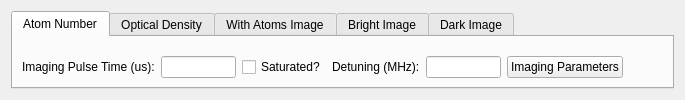
<?xml version="1.0" encoding="UTF-8"?>
<ui version="4.0">
 <class>AbsorptionViewWidget</class>
 <widget class="QWidget" name="AbsorptionViewWidget">
  <property name="windowTitle">
   <string>Form</string>
  </property>
  <layout class="QGridLayout" name="gridLayout">
   <item row="0" column="0">
    <widget class="QTabWidget" name="tabWidget">
     <property name="currentIndex">
      <number>0</number>
     </property>
     <widget class="QWidget" name="N_tab">
      <attribute name="title">
       <string>Atom Number</string>
      </attribute>
      <layout class="QGridLayout" name="gridLayout_2">
       <item row="0" column="0">
        <widget class="ImageViewEditor" name="N_view_editor" native="true">
         <property name="sizePolicy">
          <sizepolicy hsizetype="Preferred" vsizetype="Preferred">
           <horstretch>0</horstretch>
           <verstretch>1</verstretch>
          </sizepolicy>
         </property>
        </widget>
       </item>
       <item row="1" column="0">
        <layout class="QHBoxLayout" name="horizontalLayout">
         <item>
          <widget class="QLabel" name="pulse_time_label">
           <property name="text">
            <string>Imaging Pulse Time (us):</string>
           </property>
          </widget>
         </item>
         <item>
          <widget class="QLineEdit" name="pulse_time_lineEdit">
           <property name="maximumSize">
            <size>
             <width>75</width>
             <height>16777215</height>
            </size>
           </property>
          </widget>
         </item>
         <item>
          <widget class="QCheckBox" name="saturated_checkBox">
           <property name="toolTip">
            <string>&lt;html&gt;&lt;head/&gt;&lt;body&gt;&lt;p&gt;Check this box to include high saturation parameter calculation in absorption calculation. Relies on more calibrations.&lt;/p&gt;&lt;/body&gt;&lt;/html&gt;</string>
           </property>
           <property name="text">
            <string>Saturated?</string>
           </property>
          </widget>
         </item>
         <item>
          <widget class="QLabel" name="detuning_label">
           <property name="text">
            <string>Detuning (MHz):</string>
           </property>
          </widget>
         </item>
         <item>
          <widget class="QLineEdit" name="detuning_lineEdit">
           <property name="maximumSize">
            <size>
             <width>75</width>
             <height>16777215</height>
            </size>
           </property>
          </widget>
         </item>
         <item>
          <widget class="QPushButton" name="imaging_parameters_pushButton">
           <property name="text">
            <string>Imaging Parameters</string>
           </property>
           <property name="checkable">
            <bool>true</bool>
           </property>
          </widget>
         </item>
         <item>
          <spacer name="horizontalSpacer">
           <property name="orientation">
            <enum>Qt::Horizontal</enum>
           </property>
           <property name="sizeHint" stdset="0">
            <size>
             <width>40</width>
             <height>20</height>
            </size>
           </property>
          </spacer>
         </item>
        </layout>
       </item>
      </layout>
     </widget>
     <widget class="QWidget" name="OD_tab">
      <attribute name="title">
       <string>Optical Density</string>
      </attribute>
      <layout class="QGridLayout" name="gridLayout_3">
       <item row="0" column="0">
        <widget class="ImageViewEditor" name="OD_view_editor" native="true"/>
       </item>
      </layout>
     </widget>
     <widget class="QWidget" name="atom_tab">
      <attribute name="title">
       <string>With Atoms Image</string>
      </attribute>
      <layout class="QGridLayout" name="gridLayout_4">
       <item row="0" column="0">
        <widget class="ImageViewEditor" name="atom_view_editor" native="true"/>
       </item>
      </layout>
     </widget>
     <widget class="QWidget" name="bright_tab">
      <attribute name="title">
       <string>Bright Image</string>
      </attribute>
      <layout class="QGridLayout" name="gridLayout_6">
       <item row="0" column="0">
        <widget class="ImageViewEditor" name="bright_view_editor" native="true"/>
       </item>
      </layout>
     </widget>
     <widget class="QWidget" name="dark_tab">
      <attribute name="title">
       <string>Dark Image</string>
      </attribute>
      <layout class="QGridLayout" name="gridLayout_5">
       <item row="0" column="0">
        <widget class="ImageViewEditor" name="dark_view_editor" native="true"/>
       </item>
      </layout>
     </widget>
    </widget>
   </item>
  </layout>
 </widget>
 <customwidgets>
  <customwidget>
   <class>ImageViewEditor</class>
   <extends>QWidget</extends>
   <header>package.widgets.imagevieweditor</header>
   <container>1</container>
  </customwidget>
 </customwidgets>
 <resources/>
 <connections/>
</ui>
